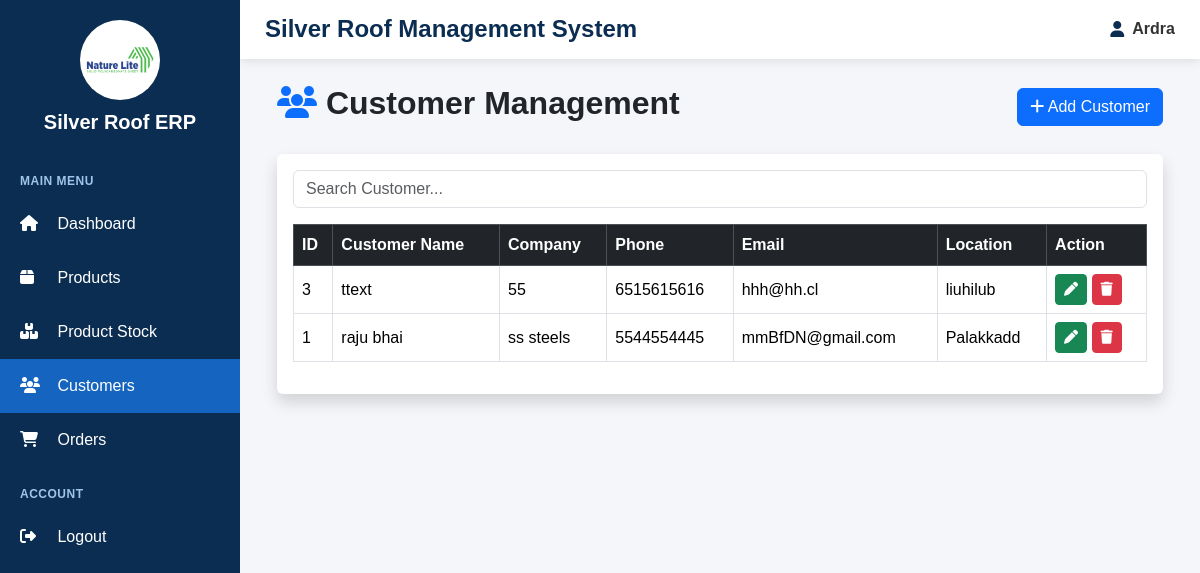
The app's page /customers/ (signed in) with its own data.
### customers/models.py (models this page shows, shortened)
class Customer(models.Model):
    customer_name = models.CharField(max_length=150)
    company_name = models.CharField(max_length=150, blank=True)
    phone = models.CharField(max_length=15)
    email = models.EmailField(blank=True)
    address = models.TextField()
    location = models.CharField(max_length=150)
    gst = models.CharField(max_length=30, blank=True)

### customers/views.py (the view)
def customer_list(request):
    customers = Customer.objects.all().order_by("-id")
    return render(
        request,
        "customers/customer_list.html",
        {
            "customers": customers
        }
    )

### customers/templates/customers/customer_list.html (shortened to what this page needs)
{% extends 'base.html' %}
{% block content %}
<div class="container-fluid">
    <div class="d-flex justify-content-between align-items-center mb-4">
        <h2 class="fw-bold">
            <i class="fa fa-users text-primary"></i>
            Customer Management
        </h2>
        <a href="{% url 'add_customer' %}" class="btn btn-primary">
            <i class="fa fa-plus"></i>
            Add Customer
        </a>
    </div>
    <div class="card shadow border-0">
        <div class="card-body">
            <div class="mb-3">
                <input type="text"
                       id="searchCustomer"
                       class="form-control"
                       placeholder="Search Customer...">
            </div>
            <table class="table table-hover table-bordered align-middle" id="customerTable">
                <thead class="table-dark">
                    <tr>
                        <th>ID</th>
                        <th>Customer Name</th>
                        <th>Company</th>
                        <th>Phone</th>
                        <th>Email</th>
                        <th>Location</th>
                        <th>Action</th>
                    </tr>
                </thead>
                <tbody>
                {% for customer in customers %}
                    <tr>
                        <td>{{ customer.id }}</td>
                        <td>{{ customer.customer_name }}</td>
                        <td>{{ customer.company_name }}</td>
                        <td>{{ customer.phone }}</td>
                        <td>{{ customer.email }}</td>
                        <td>{{ customer.location }}</td>
                        <td>
                            <a href="{% url 'edit_customer' customer.id %}"
                               class="btn btn-success btn-sm">
                                <i class="fa fa-pen"></i>
                            </a>
                            <a href="{% url 'delete_customer' customer.id %}"
                               class="btn btn-danger btn-sm"
                               onclick="return confirm('Delete this customer?')">
                                <i class="fa fa-trash"></i>
                            </a>
                        </td>
                    </tr>
                {% empty %}
                    <tr>
                        <td colspan="7" class="text-center">
                            No Customers Found
                        </td>
                    </tr>
                {% endfor %}
                </tbody>
            </table>
        </div>
    </div>
</div>
{% endblock %}

### templates/base.html (shortened to what this page needs)
{% load static %}
<!DOCTYPE html>
<html lang="en">
<head>
    <link
        href="https://cdn.jsdelivr.net/npm/bootstrap@5.3.3/dist/css/bootstrap.min.css"
        rel="stylesheet"
    >
    <link
        rel="stylesheet"
        href="https://cdnjs.cloudflare.com/ajax/libs/font-awesome/6.7.2/css/all.min.css"
    >
</head>
<body>
<div class="sidebar">
    <div class="logo">
        <img
            src="{% static 'images/logo.png' %}"
            alt="Silver Roof Logo"
        >
        <h4>
            Silver Roof ERP
        </h4>
    </div>
    <div class="sidebar-section">
        Main Menu
    </div>
    {% if request.user.is_superuser %}
        <a
            href="{% url 'admin_dashboard' %}"
            class="{% if request.resolver_match.url_name == 'admin_dashboard' %}active{% endif %}"
        >
            <i class="fa fa-house"></i>
            Dashboard
        </a>
    {% else %}
        <a
            href="{% url 'sales_dashboard' %}"
            class="{% if request.resolver_match.url_name == 'sales_dashboard' %}active{% endif %}"
        >
            <i class="fa fa-house"></i>
            Dashboard
        </a>
    {% endif %}
    <a
        href="{% url 'product_list' %}"
        class="{% if request.resolver_match.url_name == 'product_list' or request.resolver_match.url_name == 'add_product' or request.resolver_match.url_name == 'edit_product' %}active{% endif %}"
    >
        <i class="fa fa-box"></i>
        Products
    </a>
    <a
        href="{% url 'stock_list' %}"
        class=""
    >
        <i class="fa fa-boxes-stacked"></i>
        Product Stock
    </a>
    <a
        href="{% url 'customer_list' %}"
        class="{% if request.resolver_match.url_name == 'customer_list' %}active{% endif %}"
    >
        <i class="fa fa-users"></i>
        Customers
    </a>
    <a
        href="{% url 'order_list' %}"
        class="{% if request.resolver_match.url_name == 'order_list' or request.resolver_match.url_name == 'add_order' or request.resolver_match.url_name == 'edit_order' %}active{% endif %}"
    >
        <i class="fa fa-cart-shopping"></i>
        {% if request.user.is_superuser %}
            Product Order Details
        {% else %}
            Orders
        {% endif %}
    </a>
    <div class="sidebar-section">
        Account
    </div>
    <a href="{% url 'logout' %}">
        <i class="fa fa-right-from-bracket"></i>
        Logout
    </a>
</div>
<div class="main">
    <div class="topbar">
        <h4>
            Silver Roof Management System
        </h4>
        <div class="topbar-user">
            {% if request.user.is_superuser %}
                <i class="fa-solid fa-user-shield"></i>
                <strong>
                    Admin
                </strong>
            {% else %}
                <i class="fa-solid fa-user"></i>
                <strong>
                    {{ request.user.username }}
                </strong>
            {% endif %}
        </div>
    </div>
    <div class="content">
        {% block content %}
        {% endblock %}
    </div>
</div>
</body>
</html>

### templates/base.html (style rules this page uses)
* { box-sizing: border-box; }
body { margin: 0; font-family: Arial, sans-serif; background: #f4f6f9; }
.sidebar { width: 240px; height: 100vh; position: fixed; left: 0; top: 0; background: #0B2D52; overflow-y: auto; z-index: 1000; }
.logo { text-align: center; padding: 20px; color: white; }
.logo img { width: 80px; height: 80px; border-radius: 50%; background: white; padding: 5px; object-fit: contain; }
.logo h4 { margin-top: 10px; margin-bottom: 0; font-size: 20px; font-weight: 600; }
.sidebar a { display: block; color: white; padding: 15px 20px; text-decoration: none; font-size: 16px; transition: 0.2s; }
.sidebar a.active { background: #1565c0; color: white; }
.sidebar a i { width: 25px; margin-right: 8px; }
.sidebar-section { color: #9fc5e8; font-size: 12px; font-weight: bold; text-transform: uppercase; padding: 18px 20px 7px; letter-spacing: 0.5px; }
.main { margin-left: 240px; min-height: 100vh; }
.topbar { background: white; padding: 15px 25px; display: flex; justify-content: space-between; align-items: center; box-shadow: 0 2px 10px rgba(0, 0, 0, 0.1); position: sticky; top: 0; z-index: 900; }
.topbar h4 { margin: 0; color: #0B2D52; font-weight: 600; }
.topbar-user { display: flex; align-items: center; gap: 8px; color: #333; }
.topbar-user i { color: #0B2D52; }
.topbar-user strong { color: #333; }
.content { padding: 25px; }

### records on screen
Customer: id "3", customer_name "ttext", company_name "55", phone "6515615616", email "hhh@hh.cl", location "liuhilub"
Customer: id "1", customer_name "raju bhai", company_name "ss steels", phone "5544554445", email "mmBfDN@gmail.com", location "Palakkadd"

### other values on screen
{{ request.user.username }} "Ardra"
